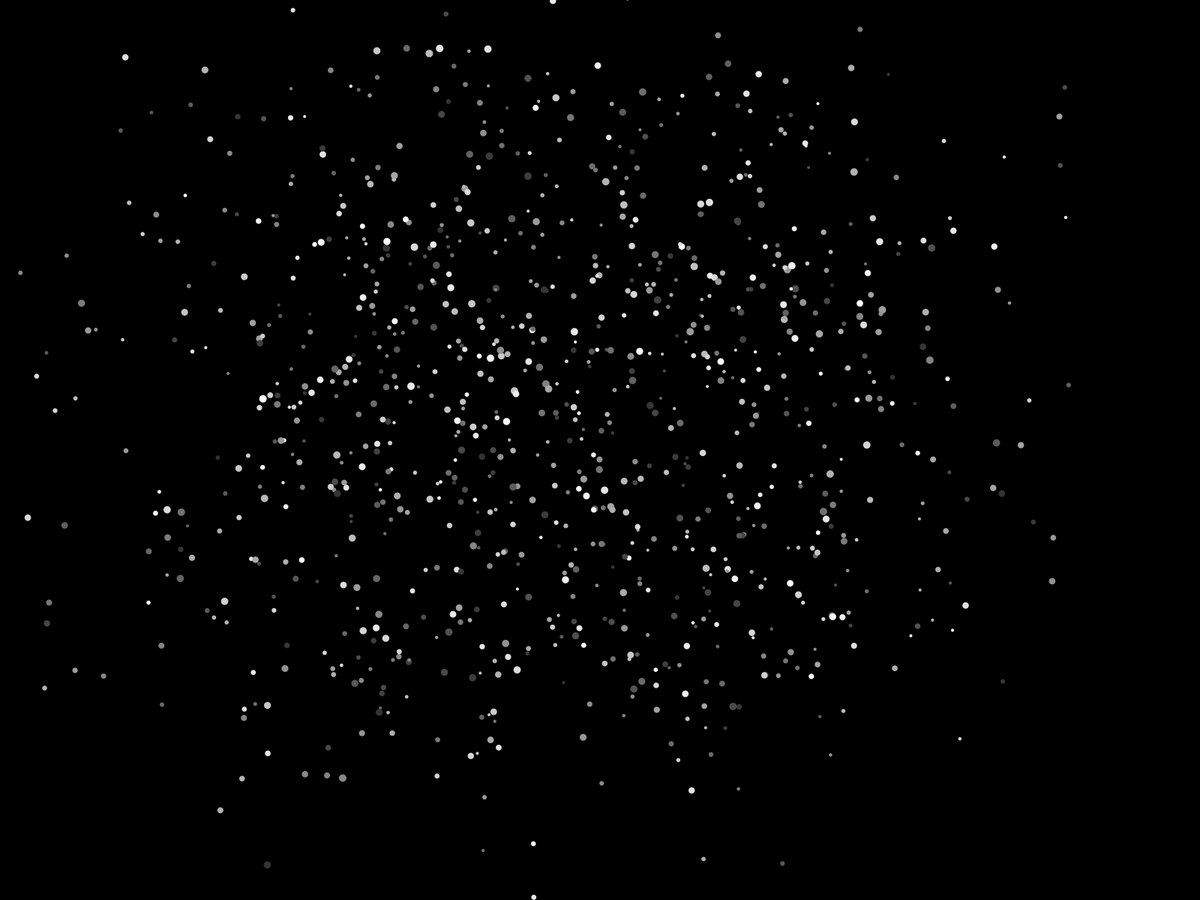
Frame 1 (no input)
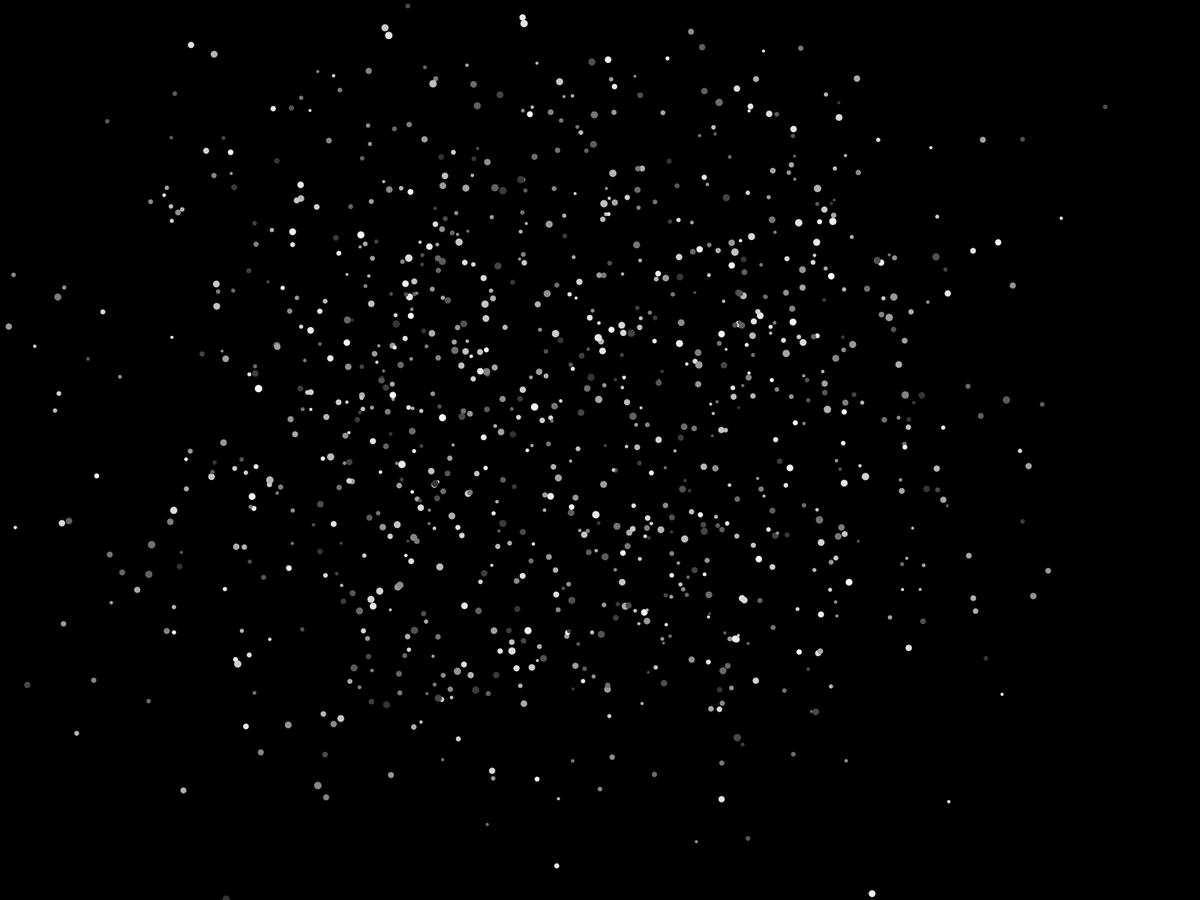
Frame 60 (the mouse pressed at the canvas centre just before this capture)
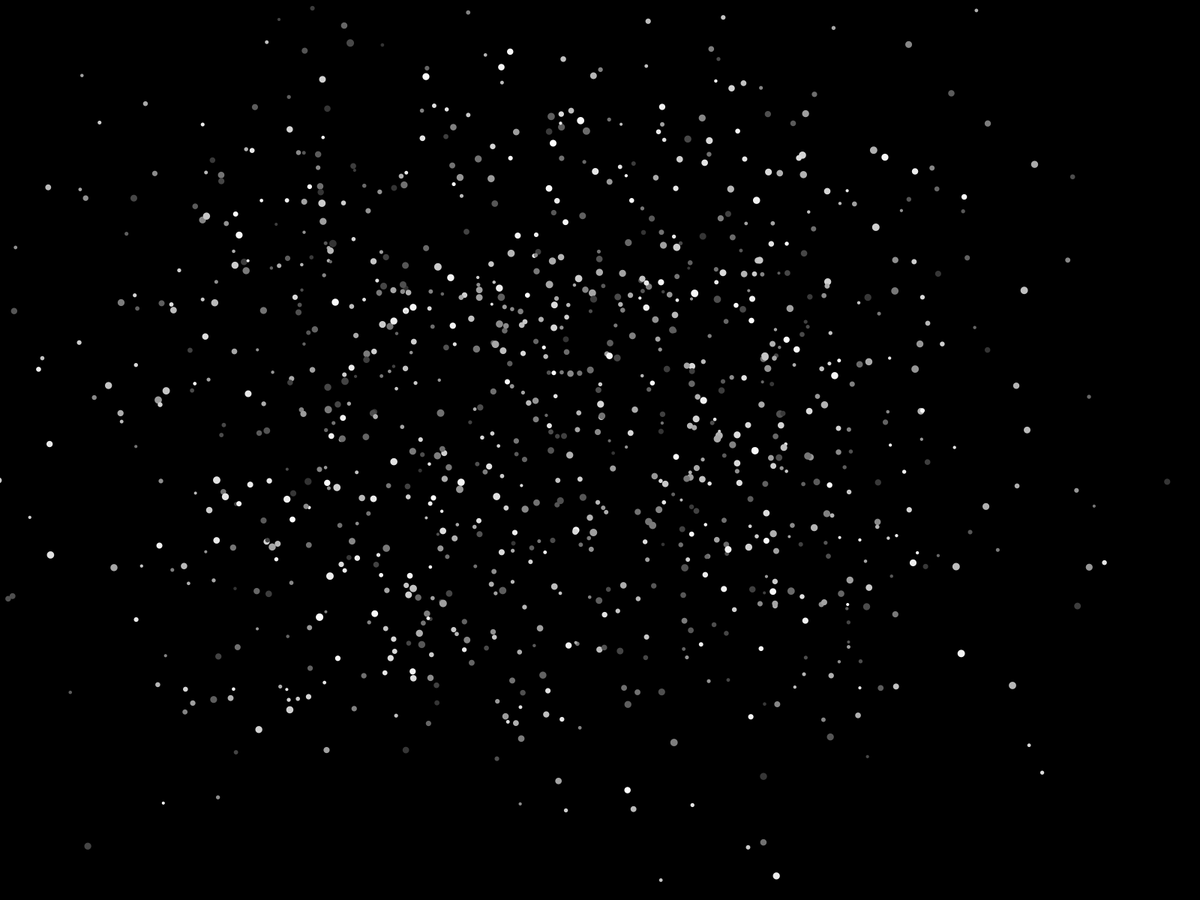
Frame 120 (the mouse held since frame 60 and released just before this capture)

The Processing sketch that drew these frames (run headless with seeded random() and noise(); from frame 60 on, the mouse is pressed at the canvas centre):

// Processing sketch: P04_atomPerlin
// ── P04_atomPerlin.pde
//  Introduction to Processing by Robin Parmar. MIT License.

/*	P04_atomPerlin

    This code set will demonstrate a flexible method for creating a 
    particle system. The goal is to maintain a very simple top-level 
    sketch, with all the details clearly organised in other tabs.

    The following versions are part of this set:    
        1. static atoms
        2. static atoms with object factory
        3. Brownian motion
        4. Perlin noise motion
        5. physics-based motion
        6. physics with bounds
        7. physics with bounce
        8. physics with collisions
        9. enhanced physics

    IN THIS VERSION
    	Atom has new Perlin space variables, used to update position.
        The other files stay the same.
*/

Universe us;

int BLACK = 0;

void setup() {
    fullScreen();
    colorMode(HSB, 1.);
    noStroke();

    us = new Universe(1000);
}

void draw() {
    background(BLACK);
    us.display();
}

void mousePressed() {
    us.initialise();
}

// ── Atom.pde
/*
	Each atom will be rendered as an achromatic circle.
	Position, size, and colour are initially randomised.
	Movement is in Perlin space.
*/

class Atom {
    float x, y;				// position in space
    float d;				// diameter
    float c;				// monochrome colour of atom
    float xper, yper;		// coordinates in Perlin space *NEW*
    float speed = 0.001;	// speed in Perlin space *NEW*
    
	Atom() {
    	initialise();
	}
    
    // randomise values
    void initialise() {
	    // *NEW*
        // randomise Perlin position (instead of actual position)
        xper = random(width);
        yper = random(height);
        
        d = random(4, 10);
        c = random(.2, 1);
    }

    // draw a circle
	void display() {
        fill(c);
        circle(x, y, d);
	}

	// *NEW*
    // coordinates are determined by Perlin space
	void update() {
		x = map(noise(xper), 0, 1, -200, width+200);
		y = map(noise(yper), 0, 1, -200, height+200);

        // increment values to traverse space
        xper += speed;
        yper += speed;
    }
}

// ── Universe.pde
/*
    The Universe holds an array of Atoms. This is an object factory, 
    creating and managing the individual particles.
*/

class Universe {
    int size;
    Atom[] cluster;

    // constructor
    Universe(int size_) {
        size = size_;
        cluster = new Atom[size]; 
        initialise();        
    }

    // display each atom in the universe
    void display() {
        for (Atom a: cluster) {
            a.update();          
            a.display();
        }  
    }

    void initialise() {
        for (int i=0; i<size; i++) {
            cluster[i] = new Atom();
          }
    }
}
